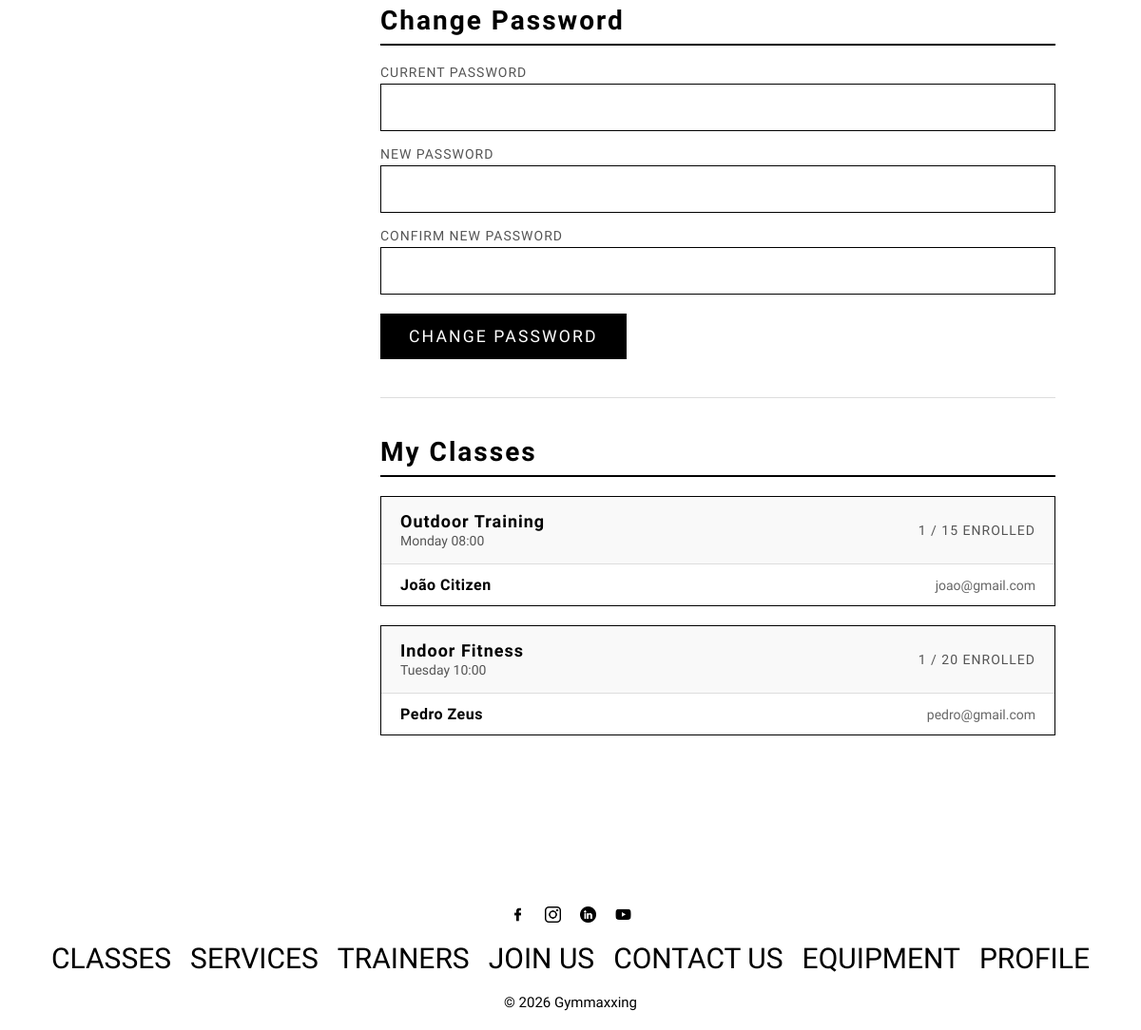
Before: /pages/profile.php (signed in, lower part) with the older database file.
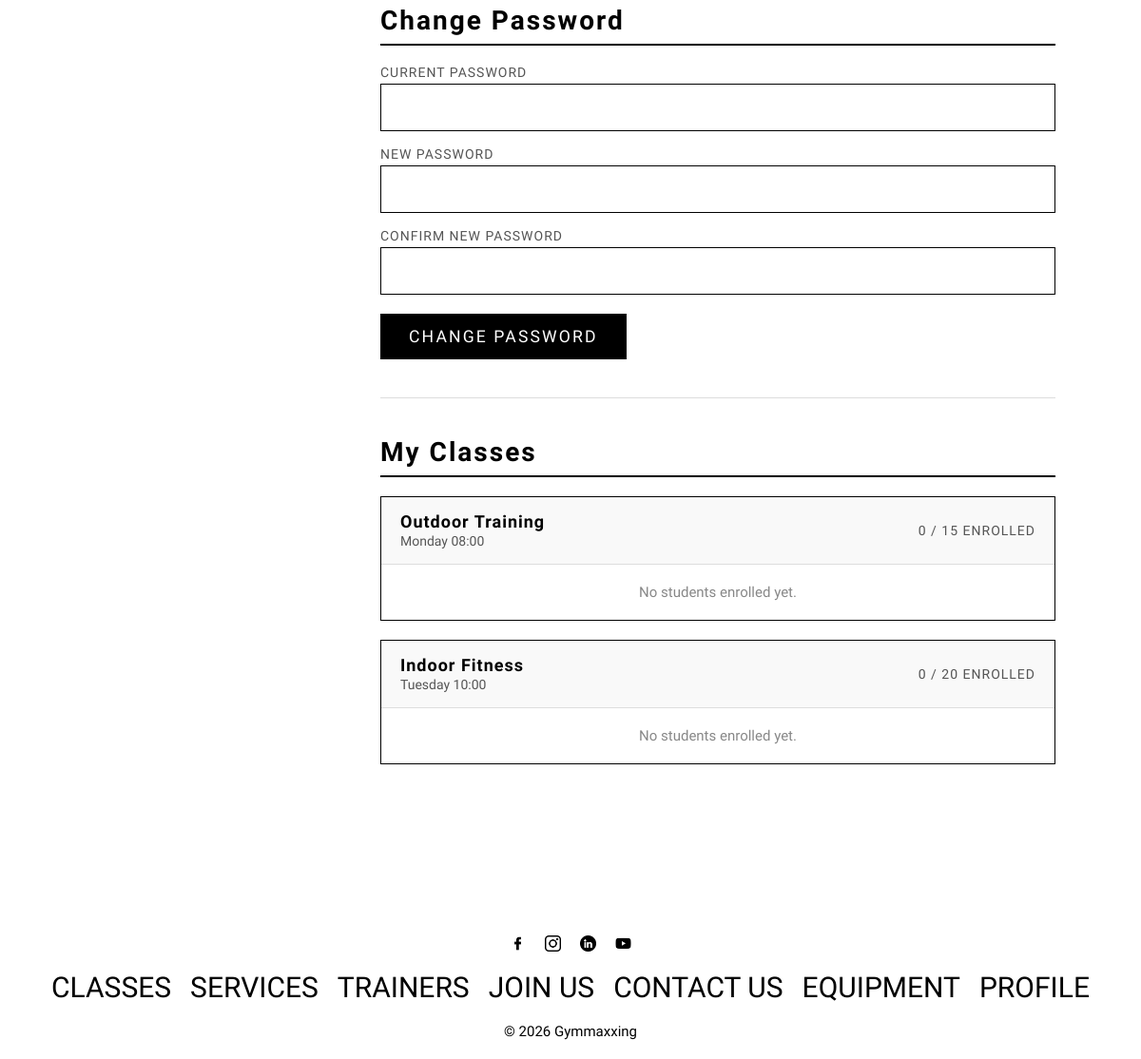
After: the same page with the newer database file.
### tables this page shows
CREATE TABLE Class (
    id INTEGER PRIMARY KEY AUTOINCREMENT,
    title TEXT NOT NULL,
    type TEXT NOT NULL,
    description TEXT,
    image TEXT,
    schedule TEXT NOT NULL,
    capacity INTEGER NOT NULL,
    trainerId INTEGER NOT NULL,
    FOREIGN KEY (trainerId) REFERENCES User(id) ON DELETE CASCADE
);

CREATE TABLE User (
    id INTEGER PRIMARY KEY AUTOINCREMENT,
    name TEXT NOT NULL,
    username TEXT NOT NULL UNIQUE,
    email TEXT NOT NULL UNIQUE,
    password TEXT NOT NULL,
    phone TEXT,
    photo TEXT,
    role TEXT NOT NULL CHECK(role IN ('member', 'trainer', 'admin')),
    active INTEGER NOT NULL DEFAULT 1
);

### utils/session.php (called while the page is built, shortened)
<?php
function isLoggedIn(): bool {
    return isset($_SESSION['userId']);
}
function getSessionUserId(): ?int {
    return isset($_SESSION['userId']) ? (int) $_SESSION['userId'] : null;
}

### database/user.class.php (called while the page is built, shortened)
<?php
class User {
    public function __construct(int $id, string $name, string $username, string $email, string $password, ?string $phone, ?string $photo, string $role, int $active = 1) {
        $this->name = $name;
        $this->email = $email;
        $this->role = $role;
    }
    private static function fromRow(array $u) : User {
        return new User($u['id'], $u['name'], $u['username'], $u['email'], $u['password'], $u['phone'], $u['photo'], $u['role'], $u['active']);
    }
    static function getUserById(PDO $db, int $id) : ?User {
        $stmt = $db->prepare('SELECT * FROM User WHERE id = ?');
        $stmt->execute([$id]);
        $u = $stmt->fetch();
        return $u ? self::fromRow($u) : null;
    }
}
?>

### database/trainerprofile.class.php (called while the page is built, shortened)
<?php
class TrainerProfile {
    private static function fromRow(array $t) : TrainerProfile {
        return new TrainerProfile($t['id'], $t['userId'], $t['bio'], $t['specialization'], $t['certifications']);
    }
    static function getByUserId(PDO $db, int $userId) : ?TrainerProfile {
        $stmt = $db->prepare('SELECT * FROM TrainerProfile WHERE userId = ?');
        $stmt->execute([$userId]);
        $t = $stmt->fetch();
        return $t ? self::fromRow($t) : null;
    }
}
?>

### database/class.class.php (called while the page is built, shortened)
<?php
class GymClass {
    public function __construct(int $id, string $title, string $type, ?string $description, ?string $image, string $schedule, int $capacity, int $trainerId) {
        $this->id = $id;
        $this->title = $title;
        $this->schedule = $schedule;
        $this->capacity = $capacity;
    }
    private static function fromRow(array $c) : GymClass {
        return new GymClass($c['id'], $c['title'], $c['type'], $c['description'], $c['image'], $c['schedule'], $c['capacity'], $c['trainerId']);
    }
    static function getClassesByTrainer(PDO $db, int $trainerId) : array {
        $stmt = $db->prepare('SELECT * FROM Class WHERE trainerId = ?');
        $stmt->execute([$trainerId]);
        $classes = [];
        while ($c = $stmt->fetch())
            $classes[] = self::fromRow($c);
        return $classes;
    }
}
?>

### database/enrollment.class.php (called while the page is built, shortened)
<?php
class Enrollment {
    public function __construct(int $id, int $userId, int $classId) {
        $this->userId = $userId;
    }
    static function getClassEnrollments(PDO $db, int $classId) : array {
        $stmt = $db->prepare('SELECT * FROM Enrollment WHERE classId = ?');
        $stmt->execute([$classId]);
        $enrollments = [];
        while ($e = $stmt->fetch())
            $enrollments[] = new Enrollment($e['id'], $e['userId'], $e['classId']);
        return $enrollments;
    }
}
?>

### pages/profile.php (the view, shortened to what this page needs)
<?php
require_once __DIR__ . '/../utils/session.php';
require_once __DIR__ . '/../database/connection.db.php';
require_once __DIR__ . '/../database/user.class.php';
require_once __DIR__ . '/../database/trainerprofile.class.php';
require_once __DIR__ . '/../database/enrollment.class.php';
require_once __DIR__ . '/../database/class.class.php';
$db     = getDatabaseConnection();
$userId = getSessionUserId();
$user   = User::getUserById($db, $userId);
$enrollments    = [];
if ($user->role === 'member') {
    $memberProfile = MemberProfile::getByUserId($db, $userId);
    $enrollmentRecords = Enrollment::getUserEnrollments($db, $userId);
    foreach ($enrollmentRecords as $enrollment) {
        $class = GymClass::getClassById($db, $enrollment->classId);
        if ($class) {
            $enrollments[] = $class;
        }
    }
} elseif ($user->role === 'trainer') {
    $trainerProfile = TrainerProfile::getByUserId($db, $userId);
    $trainerClasses = GymClass::getClassesByTrainer($db, $userId);
    $roster = [];
    foreach ($trainerClasses as $class) {
        $classEnrollments = Enrollment::getClassEnrollments($db, $class->id);
        $students = [];
        foreach ($classEnrollments as $enrollment) {
            $student = User::getUserById($db, $enrollment->userId);
            if ($student) $students[] = $student;
        }
        $roster[$class->id] = $students;
    }
}
require_once __DIR__ . '/../templates/header.php';
?>
        <section class="profile-content">
            <div class="profile-sidebar">
            </div>
            <div class="profile-main">
                <div class="profile-section">
                    <h2>Change Password</h2>
                    <form class="profile-form" action="/actions/update_password.php" method="POST">
                        <label for="pw-current">Current Password</label>
                        <input type="password" id="pw-current" name="current_password" required>
                        <label for="pw-new">New Password</label>
                        <input type="password" id="pw-new" name="new_password" required>
                        <label for="pw-confirm">Confirm New Password</label>
                        <input type="password" id="pw-confirm" name="confirm_password" required>
                        <button type="submit">CHANGE PASSWORD</button>
                    </form>
                </div>
                <?php if ($user->role === 'trainer' && !empty($trainerClasses)): ?>
                <div class="profile-section">
                    <h2>My Classes</h2>
                    <?php foreach ($trainerClasses as $class):
                        $students = $roster[$class->id] ?? [];
                        $count    = count($students);
                    ?>
                    <div class="roster-class">
                        <div class="roster-class-header">
                            <div>
                                <strong><?= htmlspecialchars($class->title) ?></strong>
                                <span><?= htmlspecialchars($class->schedule) ?></span>
                            </div>
                            <span class="roster-count"><?= $count ?> / <?= $class->capacity ?> enrolled</span>
                        </div>
                        <?php if ($count > 0): ?>
                        <ul class="roster-list">
                            <?php foreach ($students as $student): ?>
                            <li>
                                <span class="roster-name"><?= htmlspecialchars($student->name) ?></span>
                                <span class="roster-email"><?= htmlspecialchars($student->email) ?></span>
                            </li>
                            <?php endforeach; ?>
                        </ul>
                        <?php else: ?>
                        <p class="roster-empty">No students enrolled yet.</p>
                        <?php endif; ?>
                    </div>
                    <?php endforeach; ?>
                </div>
                <?php endif; ?>
            </div>
        </section>
<?php require_once __DIR__ . '/../templates/footer.php'; ?>

### templates/header.php (shortened to what this page needs)
<!DOCTYPE html>
<html lang="en">
<head>
    <link rel="stylesheet" href="/css/base.css">
    <link rel="stylesheet" href="/css/components.css">
    <link rel="stylesheet" href="/css/specific.css">
</head>
<body>
    <main>

### templates/footer.php (shortened to what this page needs)
    </main>
    <footer>
        <ul class="social-links">
            <li><a href="#"><img src="/images/facebook.png" alt="Facebook"></a></li>
            <li><a href="#"><img src="/images/instagram.png" alt="Instagram"></a></li>
            <li><a href="#"><img src="/images/linkedin.png" alt="LinkedIn"></a></li>
            <li><a href="#"><img src="/images/youtube.png" alt="YouTube"></a></li>
        </ul>
        <ul class="nav-links">
            <li><a href="/pages/classes.php">CLASSES</a></li>
            <li><a href="/pages/services.php">SERVICES</a></li>
            <li><a href="/pages/trainers.php">TRAINERS</a></li>
            <li><a href="/pages/joinus.php">JOIN US</a></li>
            <li><a href="/pages/contact.php">CONTACT US</a></li>
            <?php if (isLoggedIn()): ?>
                <li><a href="/pages/equipment.php">EQUIPMENT</a></li>
                <li><a href="/pages/profile.php">PROFILE</a></li>
            <?php else: ?>
                <li><a href="/pages/login.php">LOGIN</a></li>
            <?php endif; ?>
        </ul>
        <p>&copy; 2026 Gymmaxxing</p>
    </footer>
</body>
</html>

### css/base.css (style rules this page uses)
:root { --color-primary: #000000; --color-background: #ffffff; --color-text: #000000; --font-main: 'Pathway Gothic One', sans-serif; }
* { margin: 0; padding: 0; box-sizing: border-box; }
body { background-color: var(--color-background); color: var(--color-text); font-family: var(--font-main); }
h2 { font-size: 1.5rem; }
a { color: var(--color-text); text-decoration: none; }
ul { list-style: none; }
img { max-width: 100%; display: block; }

### css/components.css (style rules this page uses)
.nav-links { display: flex; align-items: center; gap: 20px; justify-content: center; }
.nav-links li { font-size: 25px; }
.social-links { display: flex; align-items: center; gap: 20px; justify-content: center; }
.social-links img { width: 20px; }
footer { padding: 20px; transition: background-color 0.6s; }
footer .social-links img { width: 17px; margin-bottom: 20px; }
footer .nav-links { width: auto; margin-bottom: 20px; }
footer .nav-links li { font-size: 30px; }
footer p { text-align: center; font-size: 15px; }

### css/specific.css (style rules this page uses)
body { overflow-x: hidden; }
.profile-content { display: flex; gap: 60px; max-width: 1100px; margin: 60px auto; padding: 0 40px; }
.profile-sidebar { flex: 0 0 250px; text-align: center; }
.profile-main { flex: 1; }
.profile-section { margin-bottom: 40px; padding-bottom: 40px; border-bottom: 1px solid #ddd; }
.profile-section:last-child { border-bottom: none; }
.profile-section h2 { font-size: 28px; letter-spacing: 2px; border-bottom: 2px solid #000; padding-bottom: 8px; margin-bottom: 20px; }
.profile-form { display: flex; flex-direction: column; gap: 4px; }
.profile-form label { font-size: 14px; letter-spacing: 1px; text-transform: uppercase; margin-top: 12px; color: #555; }
.profile-form label:first-of-type { margin-top: 0; }
.profile-form input[type="text"], .profile-form input[type="email"], .profile-form input[type="tel"], .profile-form input[type="password"], .profile-form textarea { width: 100%; padding: 14px 16px; border: 1px solid #000; background: #fff; font-family: var(--font-main); font-size: 1.05rem; letter-spacing: 0.06em; color: #000; outline: none; transition: background-color 0.2s; }
.profile-form button { width: fit-content; padding: 14px 30px; margin-top: 16px; background: #000; color: #fff; border: none; font-family: var(--font-main); font-size: 1.1rem; letter-spacing: 0.12em; text-transform: uppercase; cursor: pointer; transition: background-color 0.3s; }
.roster-class { border: 1px solid #000; margin-bottom: 20px; }
.roster-class-header { display: flex; justify-content: space-between; align-items: center; padding: 15px 20px; border-bottom: 1px solid #ddd; background: #f9f9f9; }
.roster-class-header strong { display: block; font-size: 18px; letter-spacing: 1px; }
.roster-class-header span { font-size: 14px; color: #555; }
.roster-count { font-size: 14px; letter-spacing: 1px; text-transform: uppercase; }
.roster-empty { padding: 20px; text-align: center; font-size: 15px; color: #888; }
.roster-list { list-style: none; padding: 0; }
.roster-list li { display: flex; justify-content: space-between; align-items: center; padding: 12px 20px; border-bottom: 1px solid #eee; transition: background-color 0.2s; }
.roster-list li:last-child { border-bottom: none; }
.roster-name { font-size: 16px; font-weight: bold; letter-spacing: 0.5px; }
.roster-email { font-size: 14px; color: #666; }

Changed rows visible on the page:
removed user: name "João Citizen", email "joao@gmail.com", shown under class "Outdoor Training"
removed user: name "Pedro Zeus", email "pedro@gmail.com", shown under class "Indoor Fitness"
shown differently, row unchanged: class "Outdoor Training": id "1" → "0"; now shows "No students enrolled yet."
shown differently, row unchanged: class "Indoor Fitness": id "1" → "0"; now shows "No students enrolled yet."
